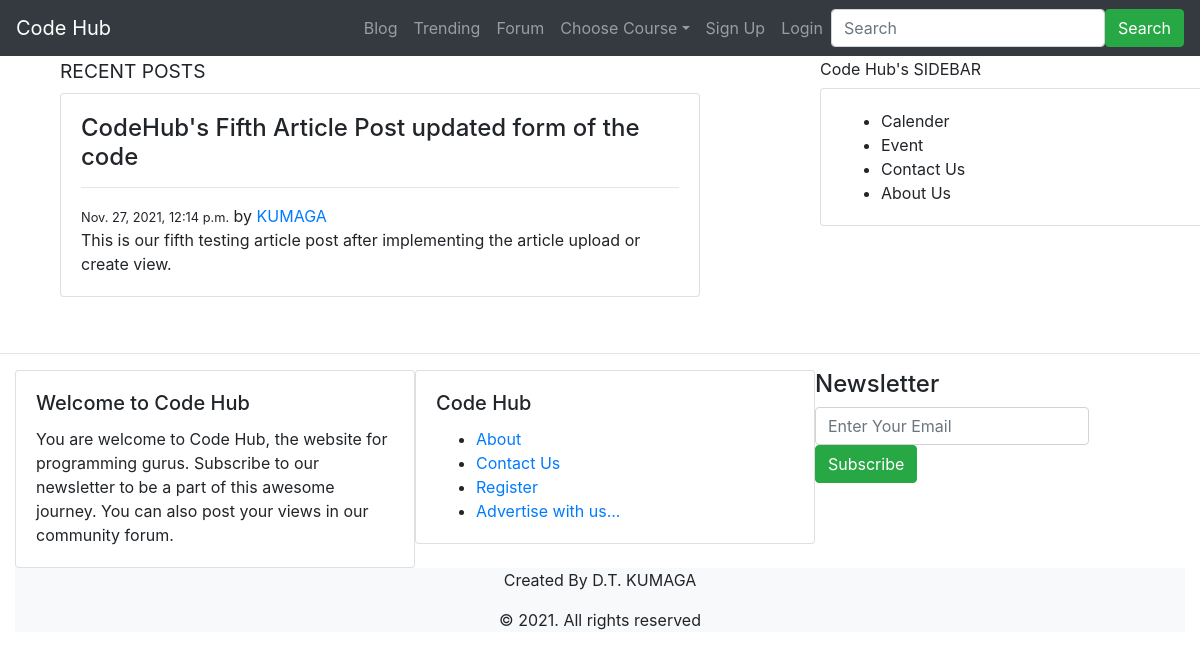
The page /article/5/ on the database its author committed.
### codehub/models.py (models this page shows, shortened)
class Articles(models.Model):
    title = models.CharField(max_length=100)
    body = models.TextField()
    author = models.ForeignKey(User, on_delete=models.CASCADE)
    date = models.DateTimeField(default=timezone.now)

### codehub/views.py (the view)
# urls.py: path('article/<int:pk>/', ArticlesDetailView.as_view(), name='Detail'),
class ArticlesDetailView(DetailView):
    model = Articles

### codehub/templates/codehub/articles_detail.html
{% extends "codehub/base.html" %}
{% block content %}
    <div class="card mb-2" style="width:40rem;">
        <div class="card-body">
            <h4 class="card-title">{{object.title}}</h4> <hr>
            <small>{{object.date}}</small> by <a href="#">{{object.author}}</a>
            <p class="card-text">{{object.body}}</p>
        </div>
    </div>
{% endblock %}

### rows shown on the page
Articles: title "CodeHub's Fifth Article Post updated form of the code", date "Nov. 27, 2021, 12:14 p.m.", author "KUMAGA", body "This is our fifth testing article post after implementing the article upload or create view."
